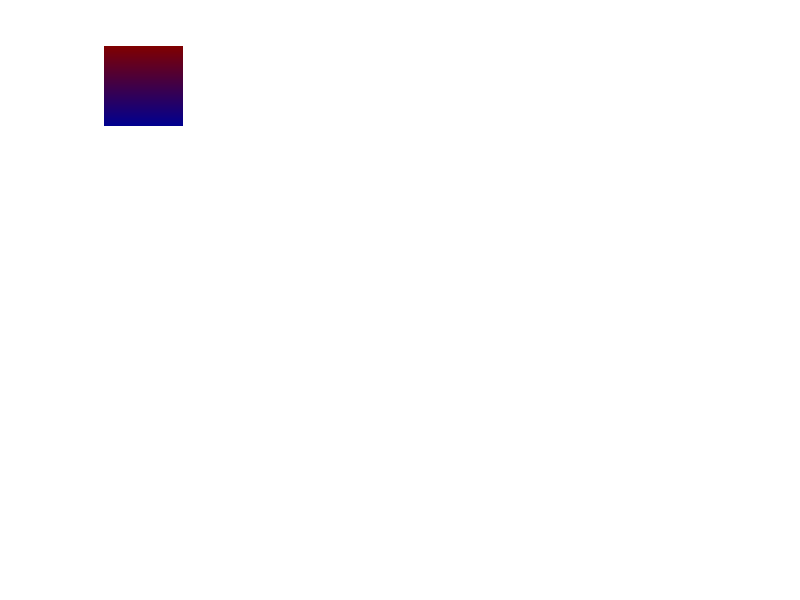

This chart was generated by the following MATLAB code: (Note: this script raises an error after producing the figure.)
function plot_displacement_u2 
%UNTITLED Summary of this function goes here
%   Detailed explanation goes here
load('Mode_I_steps_20_1_by_1_Eta_4_R04_SmallLenScale_Beta_9.mat');
% subplot dimension

steps = [1,2,3,4,5; 6,7,8,9,10; 11,12,13,14,15; 16,17,18,19,20];
n1 = size(steps,1); % number of rows
n2 = size(steps,2); % number of columns

displacement_data = DISP_DATA;
nRows = size(displacement_data,1);
nodes_locations = node1;
vertical_displacement_data = zeros(nRows/2,n1*n2);

for k1 = 1:n1
    for k2 = 1:n2
        st = steps(k1,k2);
        for i = 2 : 2 :nRows 
            vertical_displacement_data(i/2,st) = DISP_DATA(i,st);
        end 
    end
end 

figure;
for k1 = 1:n1
    for k2 = 1:n2
            st = steps(k1,k2);
            subplot(n1,n2,(k1-1)*n2 + k2);
            tri = delaunay(nodes_locations(:,1),nodes_locations(:,2));
            patch('Vertices',nodes_locations,'Faces',tri,'FaceVertexCData',vertical_displacement_data(:,st));  
            %plot_mesh(node,element,elemType,'r-');
            hold on
            colormap('jet');
            shading interp
            set(gcf, 'color', 'white');
            axis equal
            axis off
            title(sprintf("load Step %d"), (k1-1)*n2 + k2);
            colorbar;
    end
end
sgtitle('Vertical Displacement');
end 